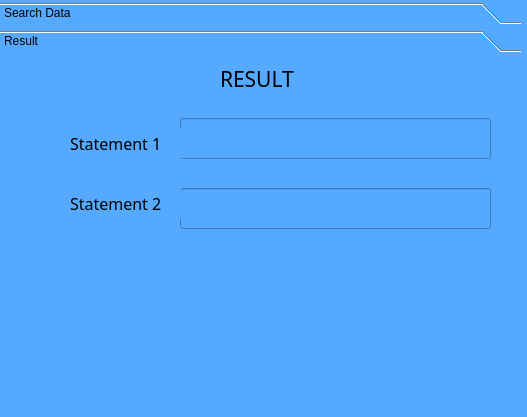
<?xml version="1.0" encoding="UTF-8"?>
<ui version="4.0">
 <class>Dialog</class>
 <widget class="QDialog" name="Dialog">
  <property name="geometry">
   <rect>
    <x>0</x>
    <y>0</y>
    <width>527</width>
    <height>417</height>
   </rect>
  </property>
  <property name="windowTitle">
   <string>Dialog</string>
  </property>
  <property name="styleSheet">
   <string notr="true">background-color: rgb(85, 170, 255);</string>
  </property>
  <widget class="QToolBox" name="toolBox">
   <property name="geometry">
    <rect>
     <x>0</x>
     <y>2</y>
     <width>521</width>
     <height>411</height>
    </rect>
   </property>
   <property name="currentIndex">
    <number>1</number>
   </property>
   <widget class="QWidget" name="page">
    <property name="geometry">
     <rect>
      <x>0</x>
      <y>0</y>
      <width>521</width>
      <height>357</height>
     </rect>
    </property>
    <attribute name="label">
     <string>Search Data</string>
    </attribute>
    <widget class="QLabel" name="label">
     <property name="geometry">
      <rect>
       <x>20</x>
       <y>0</y>
       <width>481</width>
       <height>41</height>
      </rect>
     </property>
     <property name="font">
      <font>
       <family>Segoe UI Black</family>
       <pointsize>15</pointsize>
       <weight>75</weight>
       <bold>true</bold>
      </font>
     </property>
     <property name="text">
      <string>WEB CONTENT EXTRACTION</string>
     </property>
     <property name="alignment">
      <set>Qt::AlignCenter</set>
     </property>
    </widget>
    <widget class="QLabel" name="label_2">
     <property name="geometry">
      <rect>
       <x>50</x>
       <y>70</y>
       <width>101</width>
       <height>41</height>
      </rect>
     </property>
     <property name="font">
      <font>
       <family>MV Boli</family>
       <pointsize>14</pointsize>
      </font>
     </property>
     <property name="text">
      <string>Enter URL</string>
     </property>
    </widget>
    <widget class="QLabel" name="label_3">
     <property name="geometry">
      <rect>
       <x>50</x>
       <y>120</y>
       <width>141</width>
       <height>41</height>
      </rect>
     </property>
     <property name="font">
      <font>
       <family>MV Boli</family>
       <pointsize>14</pointsize>
      </font>
     </property>
     <property name="text">
      <string>Enter Keyword</string>
     </property>
    </widget>
    <widget class="QLineEdit" name="url">
     <property name="geometry">
      <rect>
       <x>210</x>
       <y>80</y>
       <width>271</width>
       <height>31</height>
      </rect>
     </property>
    </widget>
    <widget class="QLineEdit" name="con">
     <property name="geometry">
      <rect>
       <x>210</x>
       <y>120</y>
       <width>271</width>
       <height>31</height>
      </rect>
     </property>
    </widget>
    <widget class="QPushButton" name="pushButton">
     <property name="geometry">
      <rect>
       <x>190</x>
       <y>180</y>
       <width>131</width>
       <height>31</height>
      </rect>
     </property>
     <property name="font">
      <font>
       <family>Rockwell</family>
       <pointsize>13</pointsize>
       <weight>50</weight>
       <bold>false</bold>
      </font>
     </property>
     <property name="styleSheet">
      <string notr="true">background-color: rgb(170, 255, 255);</string>
     </property>
     <property name="text">
      <string>Get Data</string>
     </property>
    </widget>
   </widget>
   <widget class="QWidget" name="page_2">
    <property name="geometry">
     <rect>
      <x>0</x>
      <y>0</y>
      <width>521</width>
      <height>357</height>
     </rect>
    </property>
    <attribute name="label">
     <string>Result</string>
    </attribute>
    <widget class="QLineEdit" name="lineEdit">
     <property name="geometry">
      <rect>
       <x>180</x>
       <y>60</y>
       <width>311</width>
       <height>41</height>
      </rect>
     </property>
    </widget>
    <widget class="QLineEdit" name="lineEdit_2">
     <property name="geometry">
      <rect>
       <x>180</x>
       <y>130</y>
       <width>311</width>
       <height>41</height>
      </rect>
     </property>
    </widget>
    <widget class="QLabel" name="label_4">
     <property name="geometry">
      <rect>
       <x>70</x>
       <y>70</y>
       <width>111</width>
       <height>31</height>
      </rect>
     </property>
     <property name="font">
      <font>
       <family>MV Boli</family>
       <pointsize>12</pointsize>
      </font>
     </property>
     <property name="text">
      <string>Statement 1</string>
     </property>
    </widget>
    <widget class="QLabel" name="label_5">
     <property name="geometry">
      <rect>
       <x>70</x>
       <y>130</y>
       <width>111</width>
       <height>31</height>
      </rect>
     </property>
     <property name="font">
      <font>
       <family>MV Boli</family>
       <pointsize>12</pointsize>
      </font>
     </property>
     <property name="text">
      <string>Statement 2</string>
     </property>
    </widget>
    <widget class="QLabel" name="label_6">
     <property name="geometry">
      <rect>
       <x>220</x>
       <y>10</y>
       <width>141</width>
       <height>21</height>
      </rect>
     </property>
     <property name="font">
      <font>
       <family>Poor Richard</family>
       <pointsize>16</pointsize>
       <weight>50</weight>
       <bold>false</bold>
      </font>
     </property>
     <property name="text">
      <string>RESULT</string>
     </property>
    </widget>
   </widget>
  </widget>
 </widget>
 <resources/>
 <connections/>
</ui>
